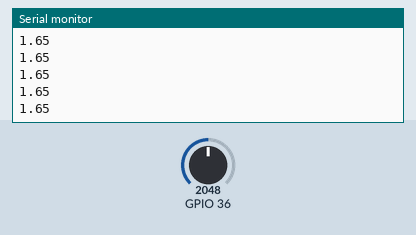
Recording of a sketch running on a simulated ESP32. Parts: the last lines printed to the serial monitor. Inputs (shaded band) come from the test bench; at power-on: GPIO 36 = 2048.

Above: at 1.2 s.
1.3 s: GPIO 36 set to 2866
At 1.31 s:
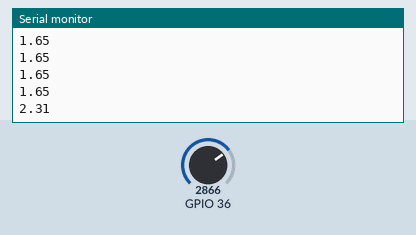
2.8 s: GPIO 36 set to 3603
At 2.81 s:
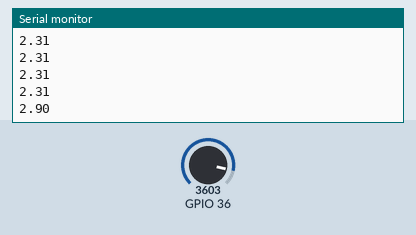
Timing chart, 0 to 5.8 s (numbered marks = the images above; inputs shaded):
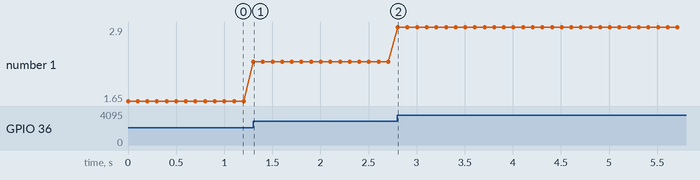

The sketch:

ESP32_Code.ino
```cpp
void setup() {
  // Initialize serial communication at a baud rate of 9600:
  Serial.begin(9600);
}

void loop() {
  // Read the input on analog pin A0:
  int sensorValue = analogRead(A0);

  // Convert the analog reading (which goes from 0 - 4095) to a voltage (0 - 3.3V):
  float voltage = sensorValue * (3.3 / 4095.0);

  // Print out the value in volts:
  Serial.println(voltage);

  // Wait for 100 milliseconds before the next loop
  // for the analog-to-digital converter to settle
  // after the last reading:
  delay(100);
}
```

Measured:
- after the input at 1.3 s, the serial monitor: prints a new line at once (image 1)
- after the input at 2.8 s, the serial monitor: prints a new line at once (image 2)
- plotted number 1: 1.65 → 2.31 after the input at 1.3 s, 2.31 → 2.9 after the input at 2.8 s
